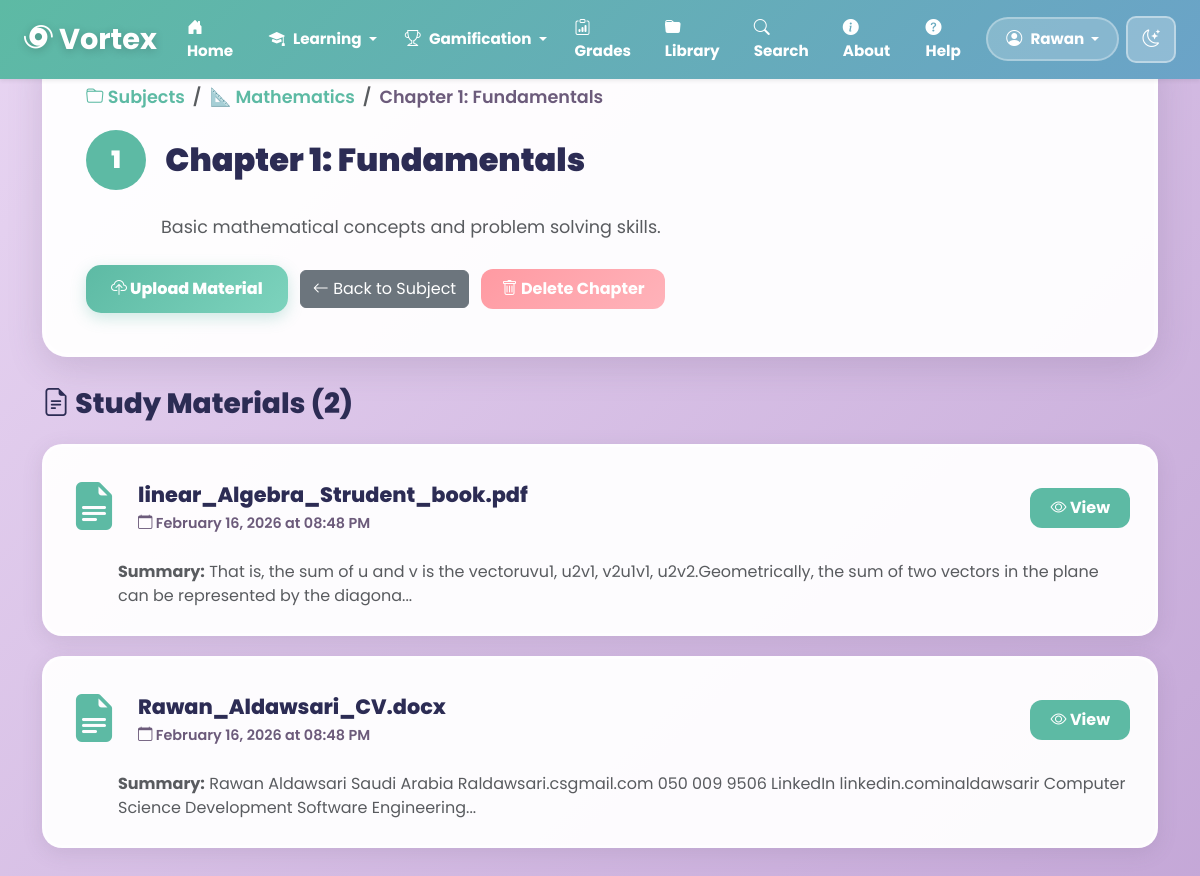
The app's page /chapter/1 (signed in) with its own data.
### models.py (models this page shows, shortened)
class User(UserMixin, db.Model):
    __tablename__ = 'user'
    id = db.Column(db.Integer, primary_key=True)
    username = db.Column(db.String(80), unique=True, nullable=False, index=True)
    email = db.Column(db.String(120), unique=True, nullable=False, index=True)
    password = db.Column(db.String(200), nullable=False)
    score = db.Column(db.Integer, default=0, index=True)
    level = db.Column(db.Integer, default=1)
    created_at = db.Column(db.DateTime, default=datetime.utcnow, index=True)
    uploads = db.relationship('Upload', backref='user', lazy='dynamic', cascade='all, delete-orphan')
    quiz_results = db.relationship('QuizResult', backref='user', lazy='dynamic', cascade='all, delete-orphan')
    battle_participations = db.relationship('BattleParticipant', backref='user', lazy='dynamic', cascade='all, delete-orphan')
    reviews = db.relationship('Review', backref='user', lazy='dynamic', cascade='all, delete-orphan')
    puzzle_games = db.relationship('PuzzleGame', backref='user', lazy='dynamic', cascade='all, delete-orphan')
    subjects = db.relationship('Subject', backref='user', lazy='dynamic', cascade='all, delete-orphan')

class Subject(db.Model):
    __tablename__ = 'subject'
    id = db.Column(db.Integer, primary_key=True)
    name = db.Column(db.String(100), nullable=False)
    description = db.Column(db.Text, nullable=True)
    icon = db.Column(db.String(50), default='📘')
    color = db.Column(db.String(20), default='#5DBAA4')
    user_id = db.Column(db.Integer, db.ForeignKey('user.id', ondelete='CASCADE'), nullable=False, index=True)
    created_at = db.Column(db.DateTime, default=datetime.utcnow, index=True)
    chapters = db.relationship('Chapter', backref='subject', lazy='dynamic', cascade='all, delete-orphan', order_by='Chapter.order')

class Chapter(db.Model):
    __tablename__ = 'chapter'
    id = db.Column(db.Integer, primary_key=True)
    name = db.Column(db.String(150), nullable=False)
    description = db.Column(db.Text, nullable=True)
    order = db.Column(db.Integer, default=1, index=True)
    subject_id = db.Column(db.Integer, db.ForeignKey('subject.id', ondelete='CASCADE'), nullable=False, index=True)
    created_at = db.Column(db.DateTime, default=datetime.utcnow, index=True)
    uploads = db.relationship('Upload', backref='chapter', lazy='dynamic', cascade='all, delete-orphan')

class Upload(db.Model):
    __tablename__ = 'upload'
    id = db.Column(db.Integer, primary_key=True)
    filename = db.Column(db.String(200), nullable=False)
    summary = db.Column(db.Text, nullable=True)
    quiz_data = db.Column(db.Text, nullable=True)  # JSON string للكويز
    keywords = db.Column(db.Text, nullable=True)   # JSON string للكلمات المفتاحية
    is_shared = db.Column(db.Boolean, default=False, index=True)
    uploaded_at = db.Column(db.DateTime, default=datetime.utcnow, index=True)
    user_id = db.Column(db.Integer, db.ForeignKey('user.id', ondelete='CASCADE'), nullable=False, index=True)
    chapter_id = db.Column(db.Integer, db.ForeignKey('chapter.id', ondelete='SET NULL'), nullable=True, index=True)
    reviews = db.relationship('Review', backref='upload', lazy='dynamic', cascade='all, delete-orphan')

### app.py (the view)
@app.route('/chapter/<int:chapter_id>')
@login_required
def view_chapter(chapter_id):
    chapter = Chapter.query.get_or_404(chapter_id)
    subject = chapter.subject
    if subject.user_id != current_user.id:
        flash('❌ You do not have access to this chapter', 'danger')
        return redirect(url_for('subjects'))
    uploads = Upload.query.filter_by(chapter_id=chapter_id).order_by(Upload.uploaded_at.desc()).all()
    return render_template('view_chapter.html', chapter=chapter, subject=subject, uploads=uploads)

### app.py (called while the page is built)
@login_manager.user_loader
def load_user(user_id):
    return User.query.get(int(user_id))

### templates/view_chapter.html (shortened to what this page needs)
<!DOCTYPE html>
<html lang="en">
<head>
    <link href="https://cdn.jsdelivr.net/npm/bootstrap@5.3.2/dist/css/bootstrap.min.css" rel="stylesheet">
    <link href="https://cdn.jsdelivr.net/npm/bootstrap-icons/font/bootstrap-icons.css" rel="stylesheet">
</head>
<body class="light-mode">
{% include 'navbar.html' %}
<div class="container">
    <div class="chapter-header">
        <nav aria-label="breadcrumb">
            <ol class="breadcrumb">
                <li class="breadcrumb-item">
                    <a href="{{ url_for('subjects') }}">
                        <i class="bi bi-folder"></i> Subjects
                    </a>
                </li>
                <li class="breadcrumb-item">
                    <a href="{{ url_for('view_subject', subject_id=subject.id) }}">
                        {{ subject.icon }} {{ subject.name }}
                    </a>
                </li>
                <li class="breadcrumb-item active">{{ chapter.name }}</li>
            </ol>
        </nav>
        <div class="mb-4">
            <span class="chapter-number">{{ chapter.order }}</span>
            <h1 class="chapter-title">{{ chapter.name }}</h1>
        </div>
        {% if chapter.description %}
        <p class="text-muted" style="font-size: 1.1rem; margin-left: 75px;">
            {{ chapter.description }}
        </p>
        {% endif %}
        <div class="mt-4">
            <button class="btn btn-add-upload" onclick="window.location.href='{{ url_for('home') }}'">
                <i class="bi bi-cloud-upload"></i> Upload Material
            </button>
            <a href="{{ url_for('view_subject', subject_id=subject.id) }}" class="btn btn-secondary ms-2">
                <i class="bi bi-arrow-left"></i> Back to Subject
            </a>
            <form method="POST" action="{{ url_for('delete_chapter', chapter_id=chapter.id) }}"
                  style="display: inline;"
                  onsubmit="return confirm('Are you sure you want to delete this chapter?');">
                <button type="submit" class="btn btn-delete-chapter ms-2">
                    <i class="bi bi-trash"></i> Delete Chapter
                </button>
            </form>
        </div>
    </div>
    <div class="row">
        <div class="col-md-12">
            <h3 class="mb-4" style="font-weight: 800; color: #2C2C54;">
                <i class="bi bi-file-earmark-text"></i> Study Materials ({{ uploads|length }})
            </h3>
            {% if uploads %}
                {% for upload in uploads %}
                <div class="upload-card">
                    <div class="d-flex align-items-center">
                        <div class="upload-icon">
                            <i class="bi bi-file-earmark-text-fill"></i>
                        </div>
                        <div class="flex-grow-1">
                            <h4 class="upload-title">{{ upload.filename }}</h4>
                            <p class="upload-date mb-0">
                                <i class="bi bi-calendar"></i>
                                {{ upload.uploaded_at.strftime('%B %d, %Y at %I:%M %p') }}
                            </p>
                        </div>
                        <div>
                            <a href="{{ url_for('dashboard') }}" class="btn btn-view">
                                <i class="bi bi-eye"></i> View
                            </a>
                        </div>
                    </div>
                    {% if upload.summary %}
                    <div class="mt-3 ps-5">
                        <p class="text-muted mb-0">
                            <strong>Summary:</strong> {{ upload.summary[:150] }}...
                        </p>
                    </div>
                    {% endif %}
                </div>
                {% endfor %}
            {% endif %}
        </div>
    </div>
</div>
</body>
</html>

### templates/navbar.html (shortened to what this page needs)
<nav class="navbar navbar-expand-lg px-4 shadow-sm">
    <a class="navbar-brand fw-bold" href="{{ url_for('home') }}">
        <i class="bi bi-hurricane"></i> Vortex
    </a>
    <div class="collapse navbar-collapse" id="navbarMenu">
        <ul class="navbar-nav ms-auto align-items-center">
            <li class="nav-item">
                <a class="nav-link" href="{{ url_for('home') }}">
                    <i class="bi bi-house-door-fill"></i> Home
                </a>
            </li>
            {% if current_user.is_authenticated %}
            <li class="nav-item dropdown">
                <a class="nav-link dropdown-toggle" href="#" id="learningDropdown"
                   role="button" data-bs-toggle="dropdown" aria-expanded="false">
                    <i class="bi bi-mortarboard-fill"></i> Learning
                </a>
            </li>
            <li class="nav-item dropdown">
                <a class="nav-link dropdown-toggle" href="#" id="gamificationDropdown"
                   role="button" data-bs-toggle="dropdown" aria-expanded="false">
                    <i class="bi bi-trophy"></i> Gamification
                </a>
            </li>
            <li class="nav-item">
                <a class="nav-link" href="{{ url_for('grading_center') }}">
                    <i class="bi bi-clipboard-data"></i> Grades
                </a>
            </li>
            <li class="nav-item">
                <a class="nav-link" href="{{ url_for('shared_library') }}">
                    <i class="bi bi-folder-fill"></i> Library
                </a>
            </li>
            <li class="nav-item">
                <a class="nav-link" href="{{ url_for('search') }}">
                    <i class="bi bi-search"></i> Search
                </a>
            </li>
            {% endif %}
            <li class="nav-item">
                <a class="nav-link" href="{{ url_for('about') }}">
                    <i class="bi bi-info-circle-fill"></i> About
                </a>
            </li>
            <li class="nav-item">
                <a class="nav-link" href="{{ url_for('help_page') }}">
                    <i class="bi bi-question-circle-fill"></i> Help
                </a>
            </li>
            {% if current_user.is_authenticated %}
            <li class="nav-item dropdown">
                <a class="nav-link dropdown-toggle user-dropdown" href="#" id="userDropdown"
                   role="button" data-bs-toggle="dropdown" aria-expanded="false">
                    <i class="bi bi-person-circle"></i> {{ current_user.username }}
                </a>
            </li>
            {% endif %}
            <li class="nav-item">
                <button id="toggle-mode" class="btn btn-mode">
                    <i class="bi bi-moon-stars"></i>
                </button>
            </li>
        </ul>
    </div>
</nav>

### templates/navbar.html (style rules this page uses)
.navbar { background: linear-gradient(135deg, #5DBAA4, #6BA3C8); transition: all 0.5s ease; box-shadow: 0 4px 20px rgba(93, 186, 164, 0.3); backdrop-filter: blur(10px); position: fixed !important; top: 0; left: 0; right: 0; z-index: 1050; }
body { padding-top: 80px; }
.navbar-brand { color: white !important; font-size: 1.8rem; font-weight: 900; text-shadow: 0 2px 10px rgba(0,0,0,0.2); transition: transform 0.3s ease; }
.navbar-brand i { animation: spin 3s linear infinite; }
.navbar-nav { gap: 0 !important; }
.nav-link { color: white !important; font-weight: 700; transition: all 0.3s ease; padding: 8px 12px !important; margin: 0 2px; border-radius: 10px; font-size: 0.95rem; }
.nav-link i { margin-right: 5px; font-size: 1rem; }
.user-dropdown { background: rgba(255,255,255,0.2); border-radius: 25px; padding: 8px 18px !important; border: 2px solid rgba(255,255,255,0.3); }
.btn-mode { background: rgba(255,255,255,0.25); border: 2px solid rgba(255,255,255,0.4); color: white; border-radius: 10px; padding: 8px 14px; transition: all 0.3s ease; font-size: 1.1rem; margin-left: 5px; }

### records on screen
User: username "Rawan"
Subject: icon "📐", name "Mathematics"
Chapter: name "Chapter 1: Fundamentals", order "1", description "Basic mathematical concepts and problem solving skills."
Upload: filename "linear_Algebra_Strudent_book.pdf", uploaded_at "February 16, 2026 at 08:48 PM", summary "That is, the sum of u and v is the vectoruvu1, u2v1, v2u1v1, u2v2.Geometrically, the sum of two vectors in the plane can be represented by the diagona"
Upload: filename "Rawan_Aldawsari_CV.docx", uploaded_at "February 16, 2026 at 08:48 PM", summary "Rawan Aldawsari Saudi Arabia Raldawsari.csgmail.com 050 009 9506 LinkedIn linkedin.cominaldawsarir Computer Science Development Software Engineering"

### other values on screen
{{ uploads|length }} "2"
